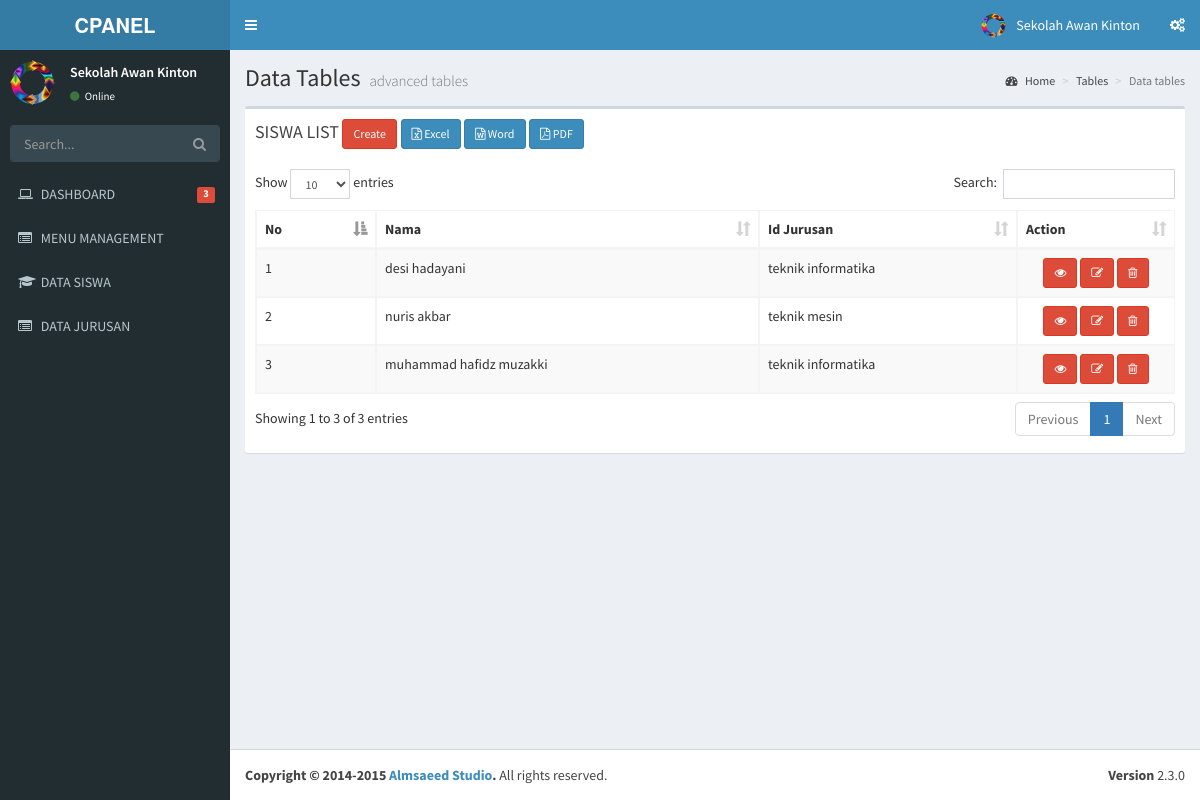
/index.php/siswa, run on the app's committed database.
### tables this page shows
CREATE TABLE IF NOT EXISTS `menu` (
`id` int(11) NOT NULL,
  `name` varchar(50) NOT NULL,
  `link` varchar(50) NOT NULL,
  `icon` varchar(30) NOT NULL,
  `is_active` int(1) NOT NULL,
  `is_parent` int(1) NOT NULL
);

CREATE TABLE IF NOT EXISTS `siswa` (
`id` int(11) NOT NULL,
  `nama` varchar(50) NOT NULL,
  `id_jurusan` int(11) NOT NULL
);

CREATE TABLE IF NOT EXISTS `jurusan` (
`id_jurusan` int(11) NOT NULL,
  `jurusan` varchar(20) NOT NULL
);

### application/libraries/Template.php (called while the page is built)
<?php if ( ! defined('BASEPATH')) exit('No direct script access allowed');
class Template {
		var $template_data = array();
		function set($name, $value)
		{
			$this->template_data[$name] = $value;
		}
		function load($template = '', $view = '' , $view_data = array(), $return = FALSE)
		{
			$this->CI =& get_instance();
			$this->set('contents', $this->CI->load->view($view, $view_data, TRUE));
			return $this->CI->load->view($template, $this->template_data, $return);
		}
}

### application/controllers/Siswa.php (called while the page is built, shortened)
<?php
class Siswa extends CI_Controller
{
    public function index()
    {
        $siswa = $this->Siswa_model->get_all_query();
        $data = array(
            'siswa_data' => $siswa
        );
        $this->template->load('template','siswa_list', $data);
    }
}

### index.php (called while the page is built, shortened)
<?php
require_once BASEPATH.'core/CodeIgniter.php';

### application/models/Siswa_model.php (called while the page is built, shortened)
<?php
class Siswa_model extends CI_Model
{
    function get_all_query(){
        $sql = "SELECT s.id,s.nama,j.jurusan
                FROM siswa as s, jurusan as j
                WHERE s.id_jurusan=j.id_jurusan";
        return $this->db->query($sql)->result();
    }
}

### application/views/siswa_list.php (the view, shortened to what this page needs)
      <section class='content'>
        <div class='row'>
          <div class='col-xs-12'>
            <div class='box'>
              <div class='box-header'>
                <h3 class='box-title'>SISWA LIST <?php echo anchor('siswa/create/','Create',array('class'=>'btn btn-danger btn-sm'));?>
<?php echo anchor(site_url('siswa/excel'), ' <i class="fa fa-file-excel-o"></i> Excel', 'class="btn btn-primary btn-sm"'); ?>
<?php echo anchor(site_url('siswa/word'), '<i class="fa fa-file-word-o"></i> Word', 'class="btn btn-primary btn-sm"'); ?>
<?php echo anchor(site_url('siswa/pdf'), '<i class="fa fa-file-pdf-o"></i> PDF', 'class="btn btn-primary btn-sm"'); ?></h3>
              </div>
              <div class='box-body'>
      <table class="table table-bordered table-striped" id="mytable">
          <thead>
              <tr>
                  <th width="80px">No</th>
    <th>Nama</th>
    <th>Id Jurusan</th>
    <th>Action</th>
              </tr>
          </thead>
   <tbody>
          <?php
          $start = 0;
          foreach ($siswa_data as $siswa)
          {
              ?>
              <tr>
    <td><?php echo ++$start ?></td>
    <td><?php echo $siswa->nama ?></td>
    <td><?php echo $siswa->jurusan ?></td>
    <td style="text-align:center" width="140px">
	<?php
	echo anchor(site_url('siswa/read/'.$siswa->id),'<i class="fa fa-eye"></i>',array('title'=>'detail','class'=>'btn btn-danger btn-sm'));
	echo anchor(site_url('siswa/update/'.$siswa->id),'<i class="fa fa-pencil-square-o"></i>',array('title'=>'edit','class'=>'btn btn-danger btn-sm'));
	echo anchor(site_url('siswa/delete/'.$siswa->id),'<i class="fa fa-trash-o"></i>','title="delete" class="btn btn-danger btn-sm" onclick="javasciprt: return confirm(\'Are You Sure ?\')"');
	?>
    </td>
       </tr>
              <?php
          }
          ?>
          </tbody>
      </table>
                  </div>
            </div>
          </div>
        </div>
      </section>

### application/views/template.php (shortened to what this page needs)
<!DOCTYPE html>
<html>
    <head>
        <link rel="stylesheet" href="<?php echo base_url() ?>template/bootstrap/css/bootstrap.min.css">
        <link rel="stylesheet" href="<?php echo base_url() ?>template/font-awesome-4.4.0/css/font-awesome.min.css">
        <link rel="stylesheet" href="<?php echo base_url() ?>template/ionicons-2.0.1/css/ionicons.min.css">
        <link rel="stylesheet" href="<?php echo base_url() ?>template/plugins/datatables/dataTables.bootstrap.css">
        <link rel="stylesheet" href="<?php echo base_url() ?>template/dist/css/AdminLTE.min.css">
        <link rel="stylesheet" href="<?php echo base_url() ?>template/dist/css/skins/_all-skins.min.css">
    </head>
    <body class="hold-transition skin-blue sidebar-mini">
        <div class="wrapper">
            <header class="main-header">
                <a href="index2.html" class="logo">
                    <span class="logo-lg"><b>CPANEL</b></span>
                </a>
                <nav class="navbar navbar-static-top" role="navigation">
                    <a href="#" class="sidebar-toggle" data-toggle="offcanvas" role="button">
                    </a>
                    <div class="navbar-custom-menu">
                        <ul class="nav navbar-nav">
                            <li class="dropdown user user-menu">
                                <a href="#" class="dropdown-toggle" data-toggle="dropdown">
                                    <img src="<?php echo base_url()?>template/dist/img/logo.png" class="user-image" alt="User Image">
                                    <span class="hidden-xs">Sekolah Awan Kinton</span>
                                </a>
                            </li>
                            <li>
                                <a href="#" data-toggle="control-sidebar"><i class="fa fa-gears"></i></a>
                            </li>
                        </ul>
                    </div>
                </nav>
            </header>
            <aside class="main-sidebar">
                <section class="sidebar">
                    <div class="user-panel">
                        <div class="pull-left image">
                            <img src="<?php echo base_url()?>template/dist/img/logo.png" class="img-circle" alt="User Image">
                        </div>
                        <div class="pull-left info">
                            <p>Sekolah Awan Kinton</p>
                            <a href="#"><i class="fa fa-circle text-success"></i> Online</a>
                        </div>
                    </div>
                    <form action="#" method="get" class="sidebar-form">
                        <div class="input-group">
                            <input type="text" name="q" class="form-control" placeholder="Search...">
                            <span class="input-group-btn">
                                <button type="submit" name="search" id="search-btn" class="btn btn-flat"><i class="fa fa-search"></i></button>
                            </span>
                        </div>
                    </form>
                    <ul class="sidebar-menu">
                        <li>
                            <a href="<?php echo site_url('dashboard') ?>">
                                <i class="fa fa-laptop"></i> <span>DASHBOARD</span>
                                <small class="label pull-right bg-red">3</small>
                            </a>
                        </li>
                        <?php
                        $menu = $this->db->get_where('menu', array('is_parent' => 0,'is_active'=>1));
                        foreach ($menu->result() as $m) {
                            $submenu = $this->db->get_where('menu',array('is_parent'=>$m->id,'is_active'=>1));
                            if($submenu->num_rows()>0){
                                echo "<li class='treeview'>
                                    ".anchor('#',  "<i class='$m->icon'></i>".strtoupper($m->name).' <i class="fa fa-angle-left pull-right"></i>')."
                                        <ul class='treeview-menu'>";
                                foreach ($submenu->result() as $s){
                                     echo "<li>" . anchor($s->link, "<i class='$s->icon'></i> <span>" . strtoupper($s->name)) . "</span></li>";
                                }
                                   echo"</ul>
                                    </li>";
                            }else{
                                echo "<li>" . anchor($m->link, "<i class='$m->icon'></i> <span>" . strtoupper($m->name)) . "</span></li>";
                            }
                        }
                        ?>
                    </ul>
                </section>
            </aside>
            <div class="content-wrapper">
                <section class="content-header">
                    <h1>
                        Data Tables
                        <small>advanced tables</small>
                    </h1>
                    <ol class="breadcrumb">
                        <li><a href="#"><i class="fa fa-dashboard"></i> Home</a></li>
                        <li><a href="#">Tables</a></li>
                        <li class="active">Data tables</li>
                    </ol>
                </section>
                <?php
                echo $contents;
                ?>
            </div>
            <footer class="main-footer">
                <div class="pull-right hidden-xs">
                    <b>Version</b> 2.3.0
                </div>
                <strong>Copyright &copy; 2014-2015 <a href="http://almsaeedstudio.com">Almsaeed Studio</a>.</strong> All rights reserved.
            </footer>
        </div>
    </body>
</html>

### data on the page
menu: link+icon+name "MENU MANAGEMENT"
menu: link+icon+name "DATA SISWA"
menu: link+icon+name "DATA JURUSAN"
siswa: nama "desi hadayani", id_jurusan.jurusan "teknik informatika"
siswa: nama "nuris akbar", id_jurusan.jurusan "teknik mesin"
siswa: nama "muhammad hafidz muzakki", id_jurusan.jurusan "teknik informatika"
